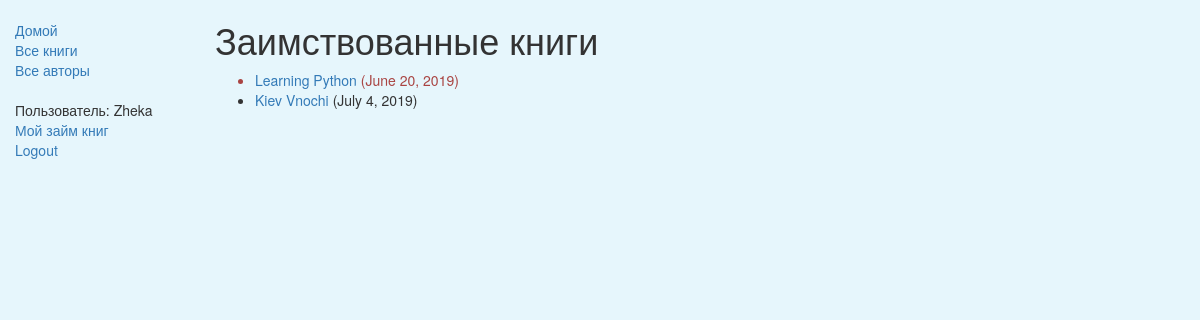
The app's page /catalog/mybooks/ (signed in) with its own data.
### catalog/models.py (models this page shows, shortened)
class BookInstance(models.Model):
    id = models.UUIDField(primary_key=True, default=uuid.uuid4, help_text="Unique ID for this particular book across whole library")
    book = models.ForeignKey('Book', on_delete=models.SET_NULL, null=True)
    imprint = models.CharField(max_length=200)
    due_back = models.DateField(null=True, blank=True)
    LOAN_STATUS = (
        ('m', 'Maintenance'),
        ('o', 'On loan'),
        ('a', 'Available'),
        ('r', 'Reserved'),
    )
    status = models.CharField(max_length=1, choices=LOAN_STATUS, blank=True, default='m', help_text='Book availability')
    borrower = models.ForeignKey(User, on_delete=models.SET_NULL, null=True, blank=True)
    @property
    def is_overdue(self):
        if self.due_back and date.today() > self.due_back:
            return True
        return False
    class Meta:
        ordering = ["due_back"]
        permissions = (
            ("can_mark_returned", "Set book as returned"),
            ("can_see_borrowed", "See all borrowers"),
        )

class Book(models.Model):
    title = models.CharField(max_length=200)
    author = models.ForeignKey('Author', on_delete=models.SET_NULL, null=True)
    summary = models.TextField(max_length=1000, help_text="Enter a brief description of the book")
    isbn = models.CharField('ISBN',max_length=13, help_text='13 Character <a href="https://www.isbn-international.org/content/what-isbn">ISBN number</a>')
    genre = models.ManyToManyField(Genre, help_text="Select a genre for this book")
    class Meta:
        ordering = ['-id']
    def display_genre(self):
        """
        Creates a string for the Genre. This is required to display genre in Admin.
        """
        return ', '.join([ genre.name for genre in self.genre.all()[:3] ])
    display_genre.short_description = 'Genre'

### catalog/views.py (the view)
class LoanedBooksByUserListView(LoginRequiredMixin,generic.ListView):
    model = BookInstance
    template_name ='catalog/bookinstance_list_borrowed_user.html'
    paginate_by = 10
    def get_queryset(self):
        return BookInstance.objects.filter(borrower=self.request.user).filter(status__exact='o').order_by('due_back')

### catalog/templates/catalog/bookinstance_list_borrowed_user.html
{% extends "catalog/base_generic.html" %}
{% block content %}
    <h1>Заимствованные книги</h1>
    {% if bookinstance_list %}
    <ul>
      {% for bookinst in bookinstance_list %}
      <li class="{% if bookinst.is_overdue %}text-danger{% endif %}">
        <a href="{% url 'book-detail' bookinst.book.pk %}">{{bookinst.book.title}}</a> ({{ bookinst.due_back }})
      </li>
      {% endfor %}
    </ul>
    {% else %}
      <p>Список ваших книг пуст.</p>
    {% endif %}
{% endblock %}

### catalog/templates/catalog/base_generic.html (shortened to what this page needs)
<!DOCTYPE html>
<html lang="en">
<head>
  <link rel="stylesheet" href="https://maxcdn.bootstrapcdn.com/bootstrap/3.3.7/css/bootstrap.min.css">
  {% load static %}
  <link rel="stylesheet" href="{% static 'css/styles.css' %}">
</head>
<body>
  <div class="container-fluid">
    <div class="row">
      <div class="col-sm-2">
      {% block sidebar %}
      <ul class="sidebar-nav">
          <li><a href="{% url 'index' %}">Домой</a></li>
          <li><a href="{% url 'books' %}">Все книги</a></li>
          <li><a href="{% url 'authors' %}">Все авторы</a></li>
          <br>
          {% if user.is_authenticated %}
              <li>Пользователь: {{ user.get_username }}</li>
              <li><a href="{% url 'my-borrowed' %}">Мой займ книг</a></li>
              <li><a href="{% url 'logout'%}?next={{request.path}}">Logout</a></li>
          {% else %}
              <li><a href="{% url 'login'%}?next={{request.path}}">Login</a></li>
          {% endif %}
      </ul>
     {% endblock %}
      </div>
      <div class="col-sm-10 ">
      {% block content %}{% endblock %}
      </div>
    </div>
  </div>
</body>
</html>

### catalog/static/css/styles.css (style rules this page uses)
body { background-color: rgba(228, 246, 252, 0.897); }
.sidebar-nav { margin-top: 20px; padding: 0; list-style: none; }

### records on screen
BookInstance: book "Learning Python", due_back "June 20, 2019"
BookInstance: book "Kiev Vnochi", due_back "July 4, 2019"

### other values on screen
{{ user.get_username }} "Zheka"
